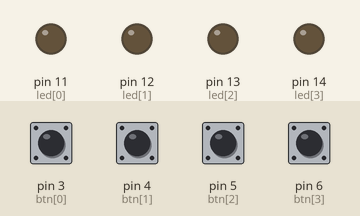
Simulated run of this sketch. Board: Arduino Uno, built with avr-gcc and run on an emulated ATmega328P. Parts: output pins drawn as LEDs (lit = HIGH). Inputs (shaded band) come from the test bench; at power-on: pin 3 (btn[0]), pin 4 (btn[1]), pin 5 (btn[2]), pin 6 (btn[3]) HIGH. What the sketch prints to the serial monitor is not drawn.

Above: at 1.2 s.
1.3 s: pin 3 (btn[0]) pulled LOW for 0.15 s
At 2.6 s:
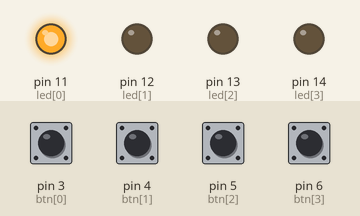
4.3 s: pin 4 (btn[1]) pulled LOW for 1 s
At 4.62 s:
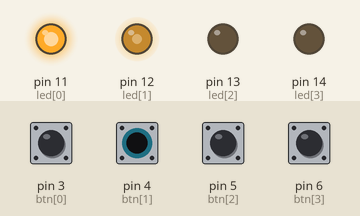
7.3 s: pin 5 (btn[2]) pulled LOW for 0.15 s
At 8.4 s:
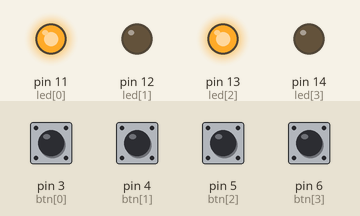
10.3 s: pin 6 (btn[3]) pulled LOW for 0.15 s
At 11.9 s:
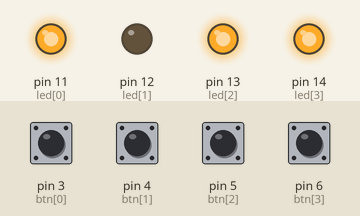
13.3 s: pin 4 (btn[1]) pulled LOW for 0.15 s
At 14.2 s:
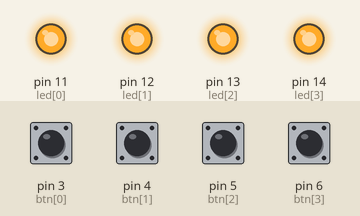
16.3 s: pin 3 (btn[0]) pulled LOW for 1 s
Timing chart, 0 to 19.3 s (numbered marks = the images above; inputs shaded):
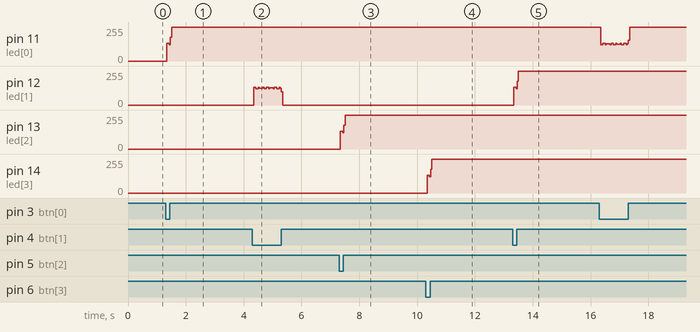

The sketch:

bluiltin_led2.ino
```cpp
int led[4] = {11, 12, 13, 14};
int btn[4] = {3, 4, 5, 6};
int btn1[4] = {HIGH,};
int led1[4] = {LOW,};

void setup() {
  Serial.begin(115200);
  for (int i = 0; i < 4; i++) {
    pinMode(led[i], OUTPUT);
    pinMode(btn[i], INPUT);
    digitalWrite(led[i], LOW);
  }
}

void loop() {
  int value[4] = {0,};
  for (int k = 0; k < 4; k++) {
    if (digitalRead(btn[k]) == LOW) {
      value[k]++;
    }
    if (value[k] != 0 && btn1[k] == HIGH) {
      if (led1[k] == HIGH) {
        digitalWrite(led[k], LOW);
        led1[k] = LOW;
      }   else if (led1[k] == LOW) {
        digitalWrite(led[k], HIGH);
        led1[k] = HIGH;
      }
      Serial.print(btn[k]);
      Serial.println("번째 버튼이 눌렸습니다");
    }      btn1[k] = HIGH;
  }
}
```

Measured:
- after the input at 1.3 s, pin 11 (led[0]): 0/255 → 133/255 after 0.05 s, → 255/255 0.08 s later
- after the input at 7.3 s, pin 13 (led[2]): 0/255 → 133/255 after 0.05 s, → 255/255 0.08 s later
- after the input at 10.3 s, pin 14 (led[3]): 0/255 → 133/255 after 0.05 s, → 255/255 0.08 s later
- after the input at 13.3 s, pin 12 (led[1]): 0/255 → 133/255 after 0.05 s, → 255/255 0.08 s later
